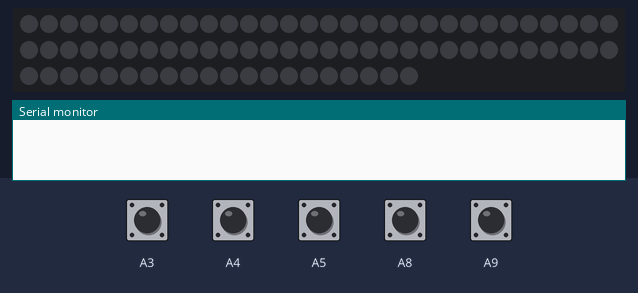
A sketch run on a simulated Teensy 4. Shown: 80 RGB LEDs in strip order, left to right, continuing on the next row, the last lines printed to the serial monitor. The inputs (shaded band) are chosen by the test bench; at power-on: A3–5, A8, A9 HIGH. Dim RGB values are drawn brighter than linear; random numbers use the default seed unless the sketch sets one.

Above: at 1.2 s.
1.3 s: A5 pulled LOW for 0.15 s
At 1.47 s:
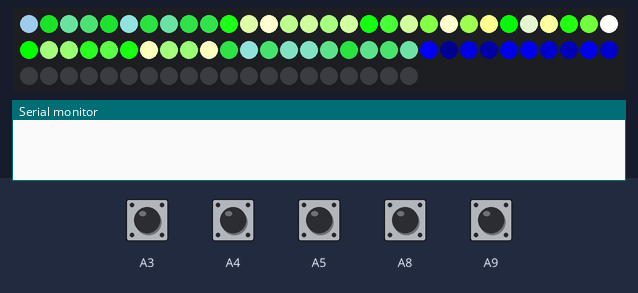
2.0 s: A4 pulled LOW for 0.15 s
At 2.43 s:
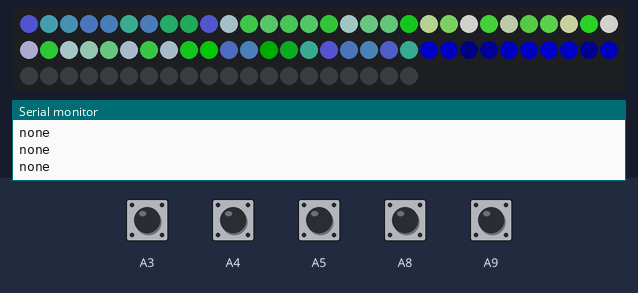
2.7 s: A9 pulled LOW for 1 s
At 3.52 s:
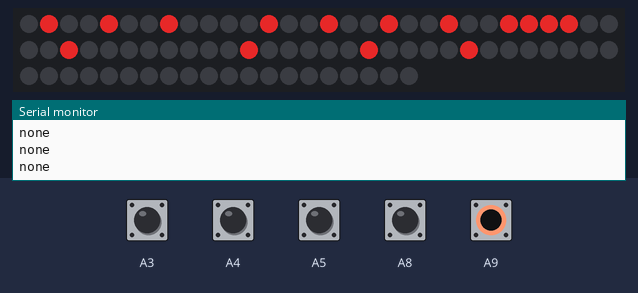
4.3 s: A3 pulled LOW for 0.15 s
At 4.53 s:
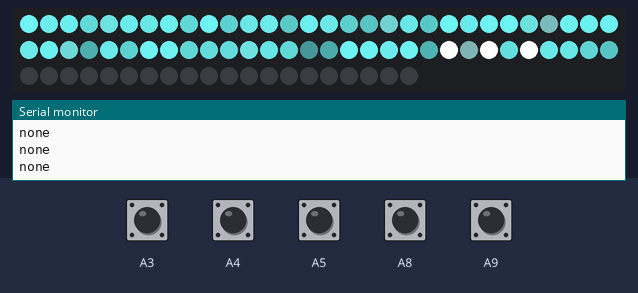
5.0 s: A8 pulled LOW for 0.15 s
At 5.48 s:
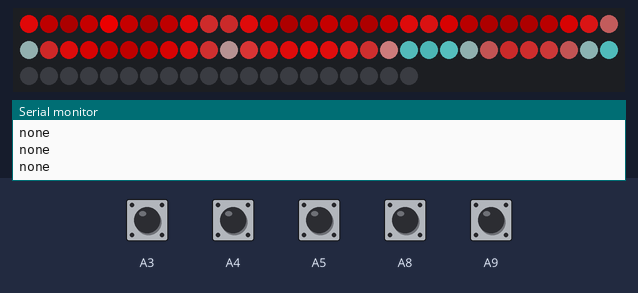
5.7 s: A5 pulled LOW for 1 s
At 6.12 s:
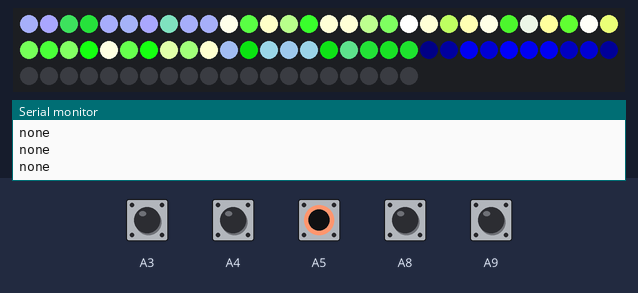
Timing chart, 0 to 8.7 s (numbered marks = the images above; inputs shaded):
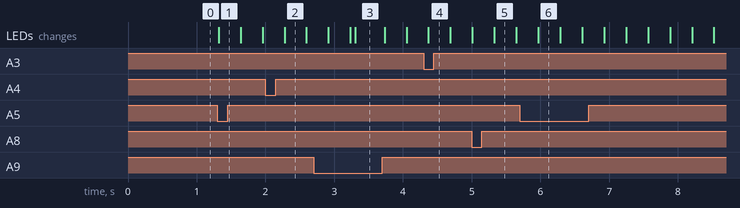

The sketch:

dasblinkenlights.ino
```cpp
#include "draw.h"
#include <OctoWS2811.h>

//OctoWS2811 Defn. Stuff
#define COLS_LEDs 10  // all of the following params need to be adjusted for screen size
#define ROWS_LEDs 6  // LED_LAYOUT assumed 0 if ROWS_LEDs > 8
#define LEDS_PER_STRIP (COLS_LEDs * (ROWS_LEDs / 6))
#define NUM_PIXELS 60

DMAMEM int displayMemory[LEDS_PER_STRIP*6];
int drawingMemory[LEDS_PER_STRIP*6];
const int config = WS2811_GRB | WS2811_800kHz;
OctoWS2811 leds(LEDS_PER_STRIP, displayMemory, drawingMemory, config);

static Program currentProgram = NONE;
static bool keyDown = 0;

int pointToIndex(LEDPoint point)
{
  return (((ROWS_LEDs-1) - point.y)*COLS_LEDs) + ((point.y%2 != 0) ? (COLS_LEDs-1) - point.x : point.x);
}


void paintPixel(LEDPoint point, int colorIn, float alpha, CompositOp op)
{
    int index = pointToIndex(point);
    int curentPixel = leds.getPixel(index);
    float rCurrent = (curentPixel & 0xFF0000) >> 16;
    float gCurrent =  (curentPixel & 0x00FF00) >> 8;
    float bCurrent =  (curentPixel & 0x0000FF);

    float rIn = (colorIn & 0xFF0000) >> 16 ;
    float gIn =  (colorIn & 0x00FF00) >> 8 ;
    float bIn =  (colorIn & 0x0000FF);
    float r,g,b;
    switch (op)
    {
        case ADD:
            r = rIn * alpha + rCurrent * (1-alpha);
            g = gIn * alpha + gCurrent * (1-alpha);
            b = bIn * alpha + bCurrent * (1-alpha);
            break;

        case OVER:
            r = rIn * alpha;
            g = gIn * alpha;
            b = bIn + alpha;
            break;

        case SUB:
            r = rIn * alpha - rCurrent * (1-alpha);
            g = gIn * alpha - gCurrent * (1-alpha);
            b = bIn * alpha - bCurrent * (1-alpha);
            break;
    }

    rCurrent = (r <= 255) ? r : 255;
    gCurrent = (g <= 255) ? g : 255;
    bCurrent = (b <= 255) ? b : 255;

    leds.setPixel(index, leds.color(rCurrent, gCurrent, bCurrent));
}

void circle(int color, float alphaIn, CompositOp op, LEDPoint center, float radius, float thickness)
{
    for (uint8_t y = 0; y < ROWS_LEDs; y++)
    {
        for (uint8_t x = 0; x < COLS_LEDs; x++)
        {
            int dx = x-center.x;
            int dy = y-center.y;

            float distanceFactor = (thickness - fabs(sqrt(dx*dx+dy*dy) - radius)) / thickness;
            if (distanceFactor < 0) distanceFactor = 0;
            float alpha = alphaIn * distanceFactor;
            if (alpha > 1.0) alpha = 1.0;
            paintPixel((LEDPoint){x,y}, color, alpha, op);
        }
    }
}


void fade(float fadeAmount)
{
    for (uint8_t i = 0; i < NUM_PIXELS; i++)
    {
      int color = leds.getPixel(i);
      float r = ((color & 0xFF0000) >>16) * fadeAmount;
      float g =  ((color & 0x00FF00) >> 8) * fadeAmount;
      float b =  (color & 0x0000FF) * fadeAmount;
      leds.setPixel(i, leds.color(r,g,b));
    }
}

static float blushValue = 0.20;

void blush(int colorIn, float alpha, LEDPoint start)
{
    static float radius = 0.0;
    circle(BLACK, 1.0, ADD, (LEDPoint){5,5}, radius, 2);
    radius += 0.25;
    if (radius > 10) radius = 0.0;

    if (keyDown)
    {
        blushValue *= 1.1;
    }
    else
    {
        blushValue *= 0.8;
    }

    if (blushValue > 4) blushValue = 4;
    if (blushValue < 0.02) blushValue = 0.02;

    for (uint8_t y = 0; y < ROWS_LEDs; y++)
    {
        for (uint8_t x = 0; x < COLS_LEDs; x++)
        {
            int dx = x-start.x;
            int dy = y-start.y;

            float distanceFactor = 6 - sqrt(dx*dx+dy*dy);
            if (distanceFactor < 0) distanceFactor = 0;

            float newAlpha = alpha * blushValue * distanceFactor;

            float r = (colorIn & 0xFF0000) >> 16;
            float g = (colorIn & 0x00FF00) >> 8;
            float b = (colorIn & 0x0000FF);

            if (newAlpha > 1.0)
            {
                newAlpha -= 1.0;
                if (newAlpha > 1.0)
                {
                    newAlpha = 1.0;
                }

                if (r > g && r > b)
                {
                    g = 255 * newAlpha;
                    b = 255 * newAlpha;
                }
                else if (g > b)
                {
                    r = 255 * newAlpha;
                    b = 255 * newAlpha;
                }
                else
                {
                    r = 255 * newAlpha;
                    g = 255 * newAlpha;
                }
            }

            paintPixel((LEDPoint){x,y}, leds.color(r, g, b), newAlpha, ADD);
        }
    }
}


static LEDPoint hiPoints[] = {
    {2,0}, {2,1}, {2,2}, {2,3}, {2,4}, {2,5},
    {3,3}, {4,3}, {5,3},
    {5,4}, {5,5},
    {8,1}, {8,3}, {8,4}, {8,5}
};
static int hiPointNum = 15;
static float hiAlpha = 0.2;

void hi()
{
    if (keyDown)
    {
        for (int i=0; i < hiPointNum; i++)
        {
            LEDPoint point = hiPoints[i];
            paintPixel(point, 0xff3232, hiAlpha, ADD);
        }
    }
}


static int topLength = 28;
static LEDPoint chompTop[] = {
    {0,0}, {1,0}, {2,0}, {3,0}, {4,0},  {5,0}, {6,0}, {7,0}, {8,0}, {9,0},
    {0,1}, {1,1}, {2,1}, {3,1}, {4,1},  {5,1}, {6,1}, {7,1}, {8,1}, {9,1},
                  {2,2}, {3,2},                {6,2}, {7,2},
                  {2,3}, {3,3},                {6,3}, {7,3}
};

static int bottomLength = 32;
static LEDPoint chompBottom[] = {
    {0,2}, {1,2},               {4,2}, {5,2},               {8,2}, {9,2},
    {0,3}, {1,3},               {4,3}, {5,3},               {8,3}, {9,3},
    {0,4}, {1,4}, {2,4}, {3,4}, {4,4}, {5,4}, {6,4}, {7,4}, {8,4}, {9,4},
    {0,5}, {1,5}, {2,5}, {3,5}, {4,5}, {5,5}, {6,5}, {7,5}, {8,5}, {9,5}
};

void chomp()
{
    static bool direction = 1;
    static float yOffset = 4;
    if (keyDown)
    {
        yOffset += (direction) ? -0.1 : 0.1;
        if (yOffset > 4 || yOffset <0) direction = !direction;

        for (int i=0; i < topLength ; i++)
        {
            LEDPoint point = chompTop[i];
            point.y -= yOffset;
            paintPixel(point, RED, 1.0, OVER);
        }

        for (int i=0; i < bottomLength ; i++)
        {
            LEDPoint point = chompBottom[i];
            point.y += yOffset;
            paintPixel(point, RED, 1.0, OVER);
        }
    }
}


static int coolColor = 0x64DCDC;
static float flakes[] = {-1, 0, -1, 0, -1, 0, -1, -1, -1, -1};
void cool()
{
    if (keyDown)
    {
        for (int i = 0; i < 10; i++)
        {
            if (flakes[i] > 6) flakes[i] = -1;

            if (flakes[i] == -1 && random(50) == 0)
            {
                flakes[i] = 0;
            }
        }
    }

    for (int y = 0; y < ROWS_LEDs; y++)
    {
        for (int x = 0; x < COLS_LEDs; x++)
        {

            float alpha = random(256)/256.0;
            paintPixel((LEDPoint){x,y}, coolColor, alpha, ADD);
        }
    }

    for (int i = 0; i < COLS_LEDs; i++)
    {
        float y = flakes[i];
        if (y >= 0)
        {
            paintPixel((LEDPoint){i,y}, WHITE, 1.0, ADD);
            y += 0.1;
            flakes[i] = y;
        }
    }
}


void tv()
{
    static float tvHeight = 2.0;
    static float tvWidth = 1.0;

    int cols = tvWidth * COLS_LEDs;
    for (int y = 0; y < ROWS_LEDs; y++)
    {
        for (int x = round(5 - cols/2.0); x < cols; x++)
        {
            float alpha = (3-fabs(3-y))/3.0 * tvHeight;
            uint8_t value = random(255);
            paintPixel((LEDPoint){x,y}, leds.color(value,250,value), alpha, OVER);
        }
    }

    uint8_t value = random(100);
    paintPixel((LEDPoint){4,3}, leds.color(value, 100, value), 0.2, ADD);
    paintPixel((LEDPoint){5,3}, leds.color(value, 100, value), 0.2, ADD);

    if (!keyDown)
    {
        tvHeight -= 0.05;
        if (tvHeight < 0.4)
        {
            tvHeight = 0.4;
            tvWidth -= 0.05;
        }
    }
    else
    {
        tvHeight = 2.0;
        tvWidth = 1.0;
    }
}

void setup()
{

  pinMode(23, INPUT_PULLUP);
  pinMode(22, INPUT_PULLUP);
  pinMode(19, INPUT_PULLUP);
  pinMode(18, INPUT_PULLUP);
  pinMode(17, INPUT_PULLUP);

  Serial.begin(38400);

  keyDown = 0;

  leds.begin();
  leds.show();

}

void loop()
{
  fade(0.9);

  keyDown = 0;
  if (digitalRead(23) == LOW)
  {
     //Serial.println("HI");
    currentProgram = HI;
    keyDown = 1;
  }
  if (digitalRead(22) == LOW)
  {
    //Serial.println("blush");
    currentProgram = BLUSH;
    keyDown = 1;
  }
  if (digitalRead(17) == LOW)
  {
    //Serial.println("cool");
    currentProgram = COOL;
    keyDown = 1;
  }
  if (digitalRead(19) == LOW)
  {
    //Serial.println("tv");
    currentProgram = TV;
    keyDown = 1;
  }
  if (digitalRead(18) == LOW)
  {
    Serial.println("none");
    currentProgram = NONE;
    keyDown = 1;
  }

  switch (currentProgram)
    {
        case NONE:
            break;
        case BLUSH:
            blush(RED, 0.5, (LEDPoint){5,5});
            break;
        case HI:
            hi();
            break;
        case CHOMP:
            chomp();
            break;
        case COOL:
            cool();
            break;
        case TV:
            tv();
    }

  //digitalWrite(13, HIGH);
    leds.show();  // not sure if this function is needed  to update each frame
  //digitalWrite(13, LOW);
  delayMicroseconds(33000);
  //delayMicroseconds(1000000);
}
```

draw.h
```cpp
#include <Arduino.h>

typedef enum
{
    ADD = 0,
    OVER,
    SUB
} CompositOp;


typedef struct
{
    uint8_t x;
    uint8_t y;
}LEDPoint;

typedef enum
{
    NONE = 0,
    HI,
    BLUSH,
    CHOMP,
    COOL,
    TV
}Program;

#define RED    0xFF0000
#define GREEN  0x00FF00
#define BLUE   0x0000FF
#define YELLOW 0xFFFF00
#define PINK   0xFF1088
#define ORANGE 0xE05800
#define WHITE  0xFFFFFF
#define BLACK  0x000000
```

Measured:
- after the input at 1.3 s, the LEDs: change at once (image 1)
